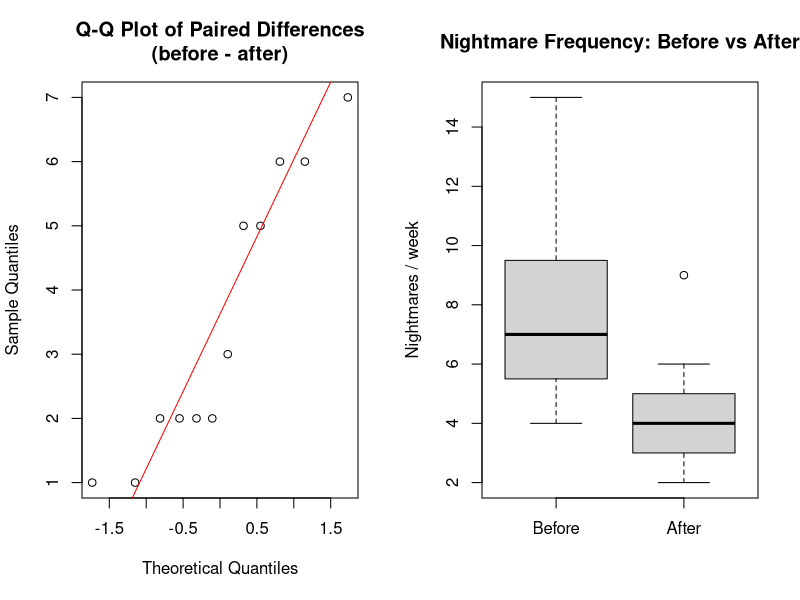

The R source for this figure:
# =============================================================
# Case Study (v2 - master's level): Does a new drug reduce nightmare
# frequency in PTSD patients?
#
# Design: Paired (same 12 patients, before vs after 8 weeks of treatment)
# Outcome: Nightmares per week (count data)
#
# v2 upgrades over the first draft:
#   1. Hodges-Lehmann estimator + CI (native to wilcox.test in R)
#   2. One-tailed tests throughout, consistent with the directional hypothesis
#   3. Diagnostic plots (Q-Q plot of differences, before/after boxplot)
#   4. Post-hoc power + required-n-for-80%-power calculation (pwr package)
#   5. Output organized as Methods / Results / Discussion
#
# Requires: install.packages("pwr")  # for power analysis
# =============================================================

if (!requireNamespace("pwr", quietly = TRUE)) install.packages("pwr")
library(pwr)

cat(strrep("=", 60), "\n")
cat("METHODS\n")
cat(strrep("=", 60), "\n")
cat("
Design: Single-arm, pre/post paired design. 12 patients with chronic
PTSD-related nightmares had weekly nightmare frequency recorded at
baseline and again after 8 weeks on the study drug.

Hypotheses (one-tailed, pre-specified direction):
  H0: median(before - after) = 0   (drug has no effect)
  H1: median(before - after) > 0   (drug reduces nightmare frequency)

Primary test: Wilcoxon signed-rank test (one-tailed), chosen over the
paired t-test because the differences are count-derived, the sample is
small (n=12), and several tied difference values are present -
conditions under which a rank-based test is more defensible than a
mean-based test that assumes normality.
Secondary test: paired t-test (one-tailed), reported for comparison.
\n")

patients <- paste0("Patient_", 1:12)
before <- c(7, 5, 9, 4, 8, 12, 6, 5, 10, 7, 6, 15)
after  <- c(2, 3, 4, 3, 5, 6, 4, 4, 3, 5, 4, 9)
diff <- before - after
n <- length(diff)

print(data.frame(Patient = patients, Before = before, After = after, Diff = diff))

cat("\n", strrep("=", 60), "\n")
cat("RESULTS\n")
cat(strrep("=", 60), "\n")

# --- Descriptive stats ---
cat("\n--- Descriptive statistics ---\n")
cat(sprintf("Mean before:   %.2f  (sd=%.2f)\n", mean(before), sd(before)))
cat(sprintf("Median before: %.2f\n", median(before)))
cat(sprintf("Mean after:    %.2f  (sd=%.2f)\n", mean(after), sd(after)))
cat(sprintf("Median after:  %.2f\n", median(after)))
cat(sprintf("Mean difference:   %.2f  (sd=%.2f)\n", mean(diff), sd(diff)))
cat(sprintf("Median difference: %.2f\n", median(diff)))

# --- Diagnostic plots ---
png("diagnostic_plots.png", width = 1100, height = 450, res = 130)
par(mfrow = c(1, 2))
qqnorm(diff, main = "Q-Q Plot of Paired Differences\n(before - after)")
qqline(diff, col = "red")
boxplot(before, after, names = c("Before", "After"),
        ylab = "Nightmares / week",
        main = "Nightmare Frequency: Before vs After")
dev.off()
cat("\n[Diagnostic plots saved to diagnostic_plots.png]\n")

# --- Assumption check ---
cat("\n--- Assumption check: normality of differences (Shapiro-Wilk) ---\n")
shapiro_result <- shapiro.test(diff)
print(shapiro_result)
cat("Note: with n=12, Shapiro-Wilk has low power to detect non-normality -\n")
cat("a non-significant result here is weak evidence FOR normality, not\n")
cat("strong confirmation. The Q-Q plot and the tied values among |diff|\n")
cat("(ties invalidate the exact Wilcoxon distribution) are the stronger\n")
cat("reasons to prefer the rank-based test here.\n")

# --- Primary test: one-tailed Wilcoxon signed-rank, WITH Hodges-Lehmann CI ---
cat("\n--- Wilcoxon signed-rank test (one-tailed, primary) ---\n")
# exact=FALSE because of ties in |diff|; conf.int=TRUE returns the
# Hodges-Lehmann estimate + CI natively - no manual bootstrap needed in R
wilcox_result <- wilcox.test(before, after, paired = TRUE, alternative = "greater",
                              exact = FALSE, conf.int = TRUE, conf.level = 0.95)
print(wilcox_result)
cat(sprintf("Hodges-Lehmann point estimate: %.3f\n", wilcox_result$estimate))
cat(sprintf("95%% CI (one-sided, matches alternative='greater'): (%.3f, %.3f)\n",
            wilcox_result$conf.int[1], wilcox_result$conf.int[2]))

# Effect size: matched-pairs rank-biserial correlation
ranks <- rank(abs(diff))
pos_sum <- sum(ranks[diff > 0])
neg_sum <- sum(ranks[diff < 0])
rank_biserial <- (pos_sum - neg_sum) / (pos_sum + neg_sum)
cat(sprintf("Matched-pairs rank-biserial correlation (effect size) = %.3f\n", rank_biserial))

# --- Secondary test: one-tailed paired t-test ---
cat("\n--- Paired t-test (one-tailed, secondary/comparison) ---\n")
t_result <- t.test(before, after, paired = TRUE, alternative = "greater")
print(t_result)

cohens_d <- mean(diff) / sd(diff)
cat(sprintf("Cohen's d (effect size) = %.3f\n", cohens_d))

# --- Power analysis (pwr package) ---
cat("\n--- Power analysis ---\n")
power_result <- pwr.t.test(n = n, d = cohens_d, sig.level = 0.05,
                            type = "paired", alternative = "greater")
cat(sprintf("Post-hoc achieved power (given observed d=%.2f, n=%d): %.4f\n",
            cohens_d, n, power_result$power))

n_result <- pwr.t.test(d = cohens_d, sig.level = 0.05, power = 0.80,
                        type = "paired", alternative = "greater")
cat(sprintf("Sample size needed for 80%% power at this effect size: %.0f patients\n",
            ceiling(n_result$n)))

cat(sprintf("\nPatients who improved: %d / %d\n", sum(diff > 0), n))

cat("\n", strrep("=", 60), "\n")
cat("DISCUSSION\n")
cat(strrep("=", 60), "\n")
cat(sprintf("
All %d patients showed a reduction in nightmare frequency after 8 weeks
of treatment (median: %.0f/week -> %.0f/week). The one-tailed Wilcoxon
signed-rank test found this reduction unlikely to be due to chance
(p = %.4f). The Hodges-Lehmann point estimate of the median reduction
is %.2f nightmares/week, with a 95%% CI of (%.2f, %.2f) - i.e. we are
confident the true typical reduction is somewhere in that range, not
just \"probably positive.\"

The paired t-test agrees in direction and significance (p = %.6f), but
achieved power was already high at this observed effect size (%.4f),
and the required-n calculation (%.0f) is a reminder that this specific
effect size happened to be large enough to detect even at n=12 - it
does not mean n=12 is generally an adequate sample size for a trial of
this kind, and a pre-registered a priori power calculation would be
expected before running a real study.

Limitations: no placebo/control arm, small n, self-reported outcome
(recall bias), and tied values in |diff| that technically preclude an
exact (rather than asymptotic) Wilcoxon p-value.
",
n, median(before), median(after), wilcox_result$p.value,
wilcox_result$estimate, wilcox_result$conf.int[1], wilcox_result$conf.int[2],
t_result$p.value, power_result$power, ceiling(n_result$n)))
